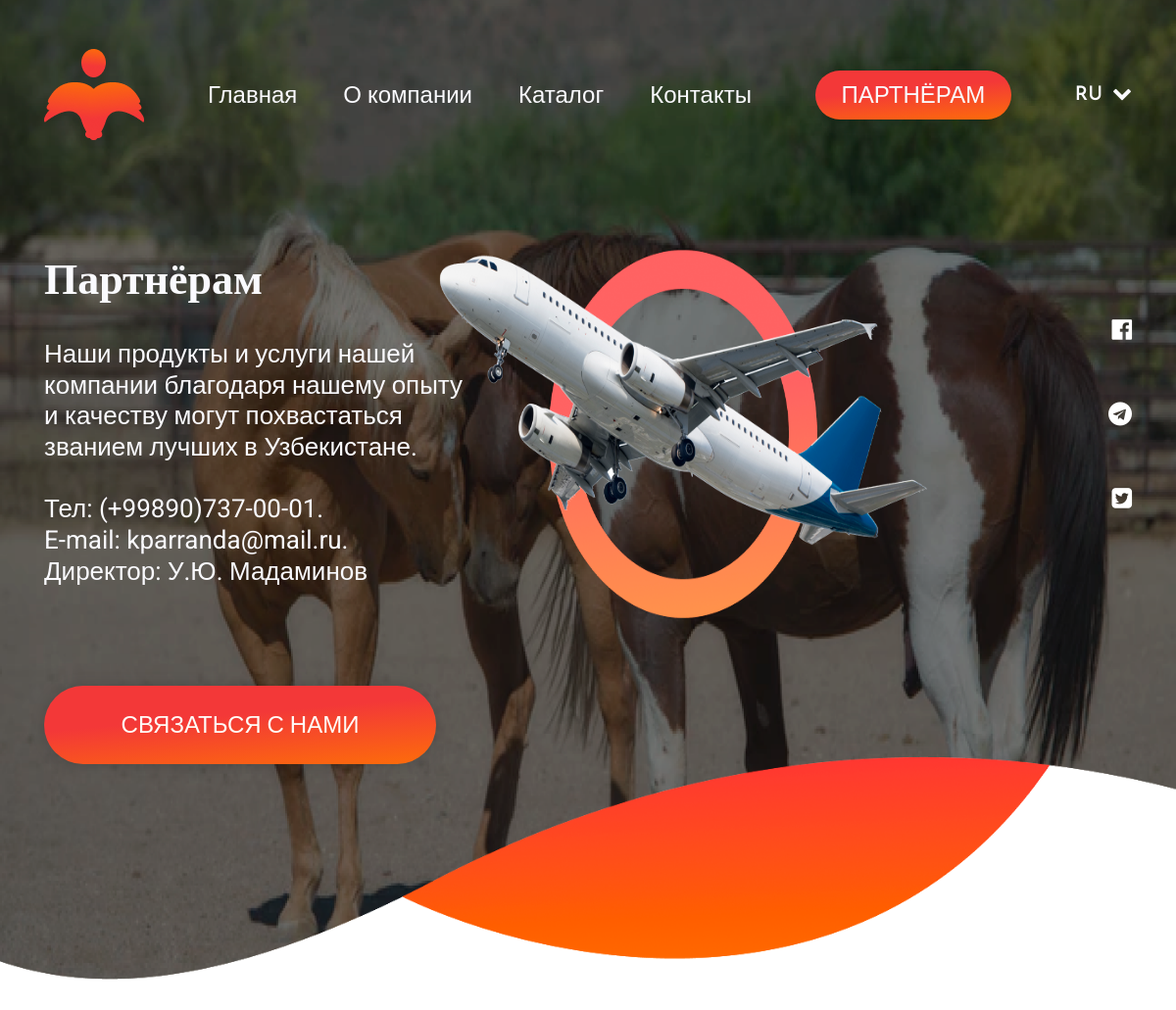
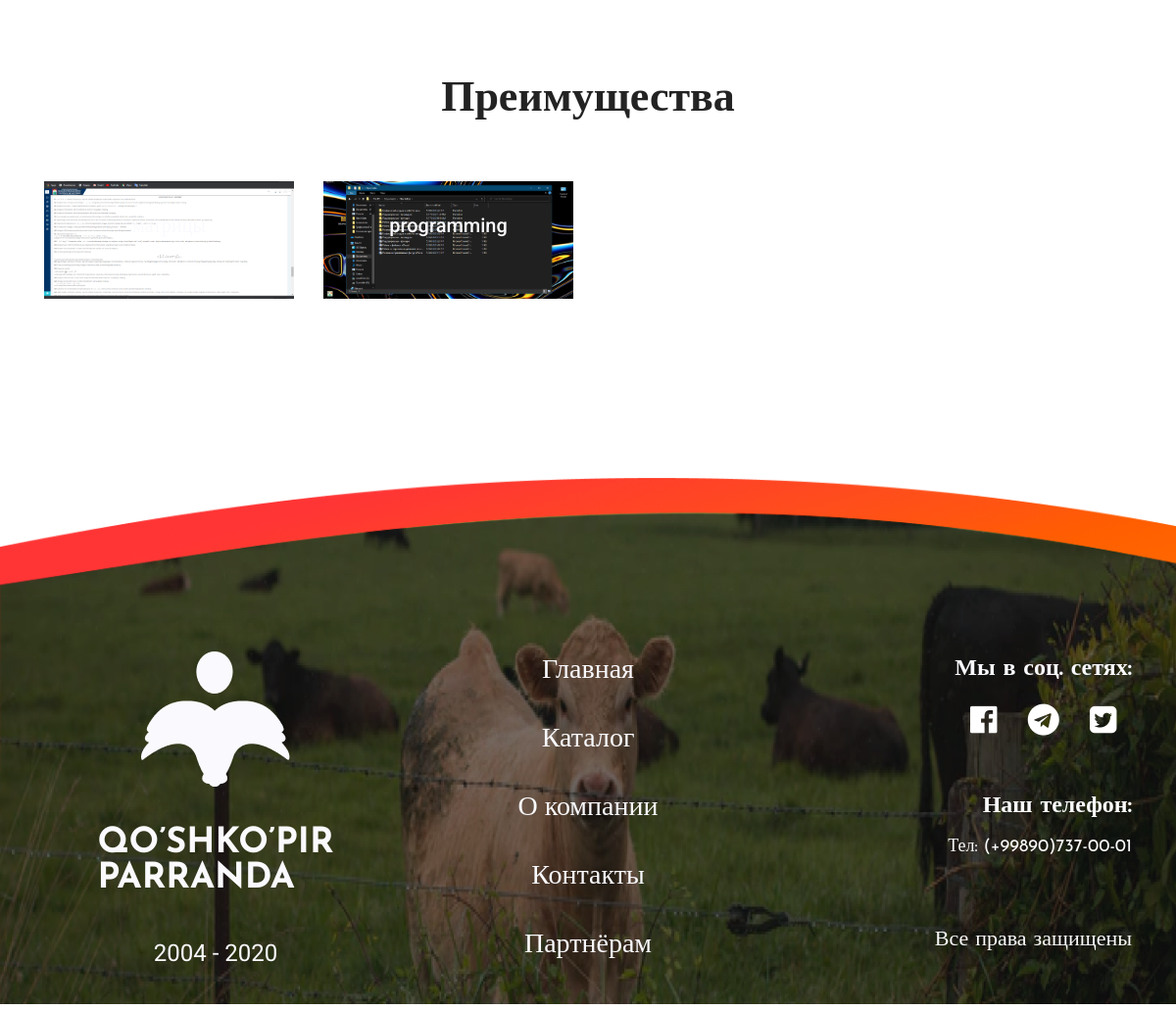
The page /partner/ on the database its author committed (2 pictures, top to bottom).
### appmain/models.py (models this page shows, shortened)
class PartnerPage(models.Model):
    text = models.CharField(max_length=100, blank=True)
    image_background = models.ImageField(upload_to='partner_image')
    image = models.ImageField(upload_to='partner_image', blank=True)
    class Meta:
        verbose_name = "пост:партнёр"
        verbose_name_plural = "посты:партнёр"

### appmain/views.py (the view)
# urls.py: path('partner/', PartnerPageViews.as_view(), name='partner'),
class PartnerPageViews(ListView):
    queryset = PartnerPage.objects.all()
    template_name = 'partner.html'
    context_object_name = 'partnerpage'

### templates/partner.html (shortened to what this page needs)
{% extends 'base.html' %}
{% load static %}
{% block bg_image %}
    partner
{% endblock %}
{% block menu %}
    <li><a href="{% url 'index' %}">Главная</a></li>
    <li><a href="{% url 'about' %}">О компании</a></li>
    <li><a href="{% url 'catalog' %}">Каталог</a></li>
    <li><a href="{% url 'contact' %}">Контакты</a></li>
{% endblock %}
{% block header %}
    <div class="container">
        <div class="row d-flex  align-items-center">
            <div class="col-6 col-md-5">
                <h1 class="partner-label">Партнёрам</h1>
                <div class="partner-descr">
                    Наши продукты и услуги нашей компании благодаря нашему опыту и качеству могут похвастаться
                    званием лучших в Узбекистане.
                    <br>
                    <br>
                    Тел: (+99890)737-00-01.<br>
                    E-mail: kparranda@mail.ru.<br>
                    Директор: У.Ю. Мадаминов
                </div>
            </div>
            <div class="col-1 offset-5 col-md-1 offset-md-6">
                <ul class='partner-icons'>
                    <li><a href="#"><i class="fa fa-facebook-official" aria-hidden="true"></i></a></li>
                    <li><a href="#"><i class="fa fa-telegram" aria-hidden="true"></i></a></li>
                    <li><a href="#"><i class="fa fa-twitter-square" aria-hidden="true"></i></a></li>
                </ul>
            </div>
        </div>
        <div class="partner-btn">
            <button>СВЯЗАТЬСЯ С НАМИ</button>
        </div>
    </div>
{% endblock %}
{% block mainblog %}
    <section class="benefits">
        <div class="container">
            <div class="benefits-title">
                Преимущества
            </div>
            <div class="benefits-blocks">
                <div class="row">
                    {% for partner in partnerpage %}
                        <div style="margin-bottom: 30px" class="col-6 col-md-3">
                            <div class="block-item"
                                 style='background: url({{ partner.image_background.url }}) center center/cover no-repeat;'>
                                <div class="block-icon">
                                </div>
                                <div class="block-text">
                                    {{ partner.text }}
                                </div>
                            </div>
                        </div>
                    {% endfor %}
                </div>
            </div>
        </div>
    </section>
{% endblock %}

### rows shown on the page
PartnerPage: image_background (picture), text "матрицы"
PartnerPage: image_background (picture), text "programming"
